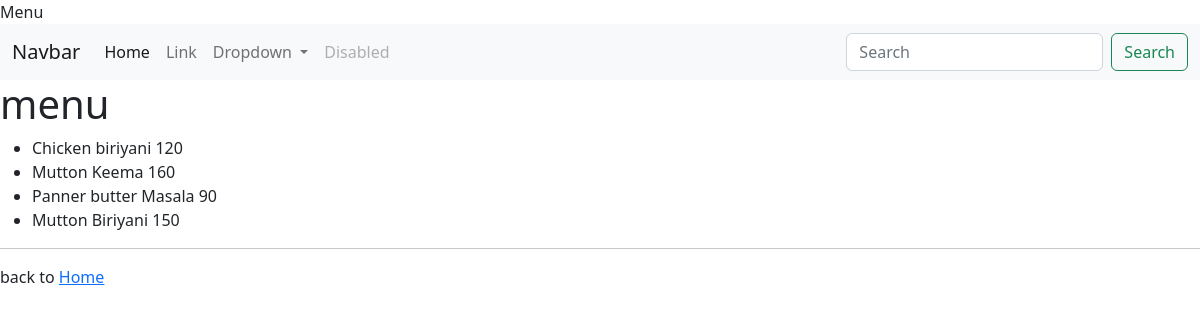
The page /menu/ on the database as committed earlier.
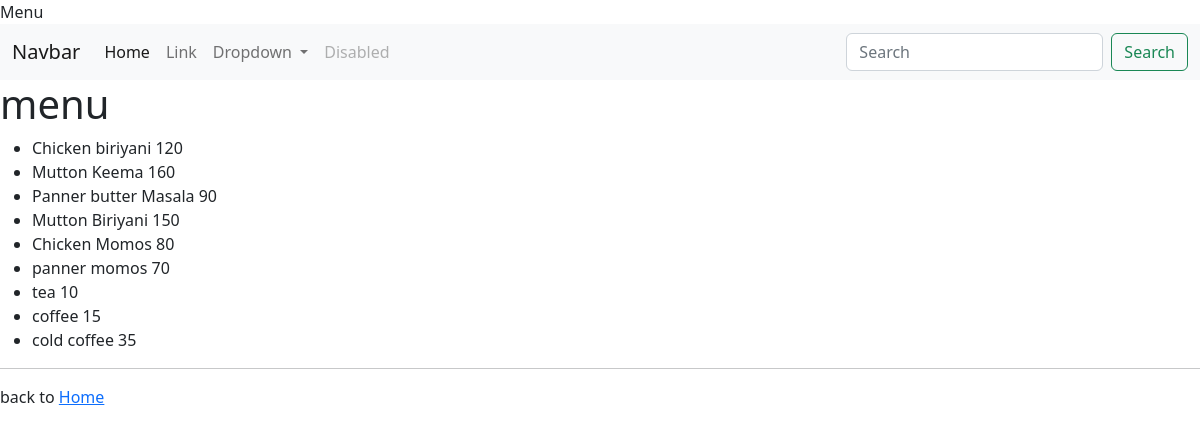
The same page on the database as committed later.
### main/models.py (models this page shows, shortened)
class menu(models.Model):
    item = models.CharField(max_length=255)
    price = models.IntegerField()

### main/views.py (the view)
# urls.py: path('menu/',views.Menu, name='menu')
def Menu(request):
    my_menu = menu.objects.all().values()
    template = loader.get_template('menu.html')
    context = {
        'my_menu' : my_menu,
    }
    return HttpResponse(template.render(context,request))

### main/templates/menu.html (shortened to what this page needs)
{% extends 'base.html' %}
{% block content %}
<h1>menu</h1>
    <ul>
        {% for x in my_menu%}
        <li>{{x.item}} {{x.price}}</li>
        {% endfor %}
    </ul>
    <hr>
    <p>back to <a href="/">Home</a></p>
    {% endblock content %}

### main/templates/base.html (shortened to what this page needs)
{% load static %}
<!doctype html>
<html lang="en">
    <head>
        <link rel="stylesheet" href="{% static '/bootstrap-5.2.3-dist/css/bootstrap.min.css'%}"
        <title>{% block title%} {% endblock %}</title>
    </head>
<body>
    <nav class="navbar navbar-expand-lg bg-light">
        <div class="container-fluid">
          <a class="navbar-brand" href="#">Navbar</a>
          <div class="collapse navbar-collapse" id="navbarSupportedContent">
            <ul class="navbar-nav me-auto mb-2 mb-lg-0">
              <li class="nav-item">
                <a class="nav-link active" aria-current="page" href="#">Home</a>
              </li>
              <li class="nav-item">
                <a class="nav-link" href="#">Link</a>
              </li>
              <li class="nav-item dropdown">
                <a class="nav-link dropdown-toggle" href="#" role="button" data-bs-toggle="dropdown" aria-expanded="false">
                  Dropdown
                </a>
              </li>
              <li class="nav-item">
                <a class="nav-link disabled">Disabled</a>
              </li>
            </ul>
            <form class="d-flex" role="search">
              <input class="form-control me-2" type="search" placeholder="Search" aria-label="Search">
              <button class="btn btn-outline-success" type="submit">Search</button>
            </form>
          </div>
        </div>
      </nav>
    {% block content %}{% endblock content %}
</body>

Rows that differ between the two databases and show on the page:
added menu: item "Chicken Momos", price "80"
added menu: item "panner momos", price "70"
added menu: item "tea", price "10"
added menu: item "coffee", price "15"
added menu: item "cold coffee", price "35"
